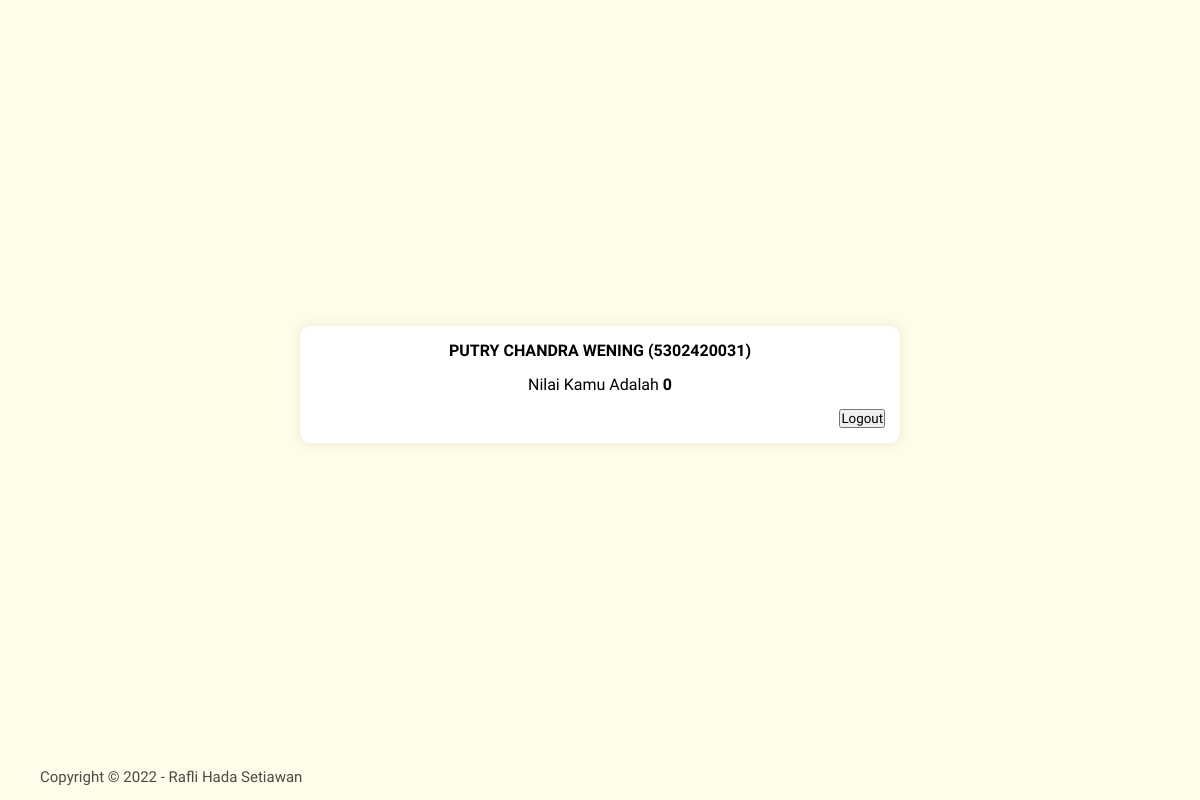
/final_result.php (signed in), run on the app's committed database.
### tables this page shows
CREATE TABLE `account` (
  `id_acc` int(11) NOT NULL,
  `nim` bigint(100) NOT NULL,
  `username` varchar(200) NOT NULL,
  `name_acc` varchar(100) NOT NULL,
  `email_acc` varchar(100) NOT NULL,
  `password` varchar(100) NOT NULL,
  `status` enum('guru','siswa','','') NOT NULL,
  `nilai` int(11) NOT NULL
);

### final_result.php (the view, shortened to what this page needs)
<?php
include 'conn.php';
?>
<!DOCTYPE html>
<html lang="en">
<head>
    <link rel="stylesheet" href="style.css">
</head>
<body>
    <?php
    $siswa = mysqli_query($conn, "SELECT * FROM account WHERE id_acc = '" . $_SESSION['aGlobal']->id_acc . "' ");
    $n = mysqli_fetch_array($siswa);
    $soal = mysqli_query($conn, "SELECT id_soal FROM soal_tabel");
    $s = mysqli_num_rows($soal);
    $nilai_benar = $n['nilai'] / $s * 100;
    ?>
    <div class="box-container">
        <div class="quiz-container">
            <p style="text-align:center; margin-top:15px"><b><?php echo $_SESSION['aGlobal']->name_acc ?> (<?php echo $_SESSION['aGlobal']->nim ?>)</b></p>
            <p style="padding:15px 15px 0px 15px;text-align:center;">Nilai Kamu Adalah <b><?php echo round($nilai_benar) ?></b></p>
            <button style="float:right;margin:15px;"><a href="logout.php" onclick="return confirm('Anda yakin ingin keluar?')">Logout</a></button>
        </div>
    </div>
    <footer>Copyright &copy; 2022 - Rafli Hada Setiawan</footer>
</body>
</html>

### style.css (style rules this page uses)
* { font-family: 'Mukta', sans-serif; margin: 0; padding: 0; box-sizing: border-box; }
a { text-decoration: none; color: black; }
body { background-color: rgb(255, 252, 233); }
.box-container { height: 96vh; display: flex; align-items: center; justify-content: center; }
.quiz-container { text-align: justify; width: 600px; background-color: white; border-radius: 10px; box-shadow: 0 0 10px 2px rgba(100, 100, 100, 0.1); overflow: hidden; }
footer { padding: 0px 40px; opacity: 0.7; font-size: 15px; }

### data on the page
account: name_acc "PUTRY CHANDRA WENING", nim "5302420031", nilai "0"
